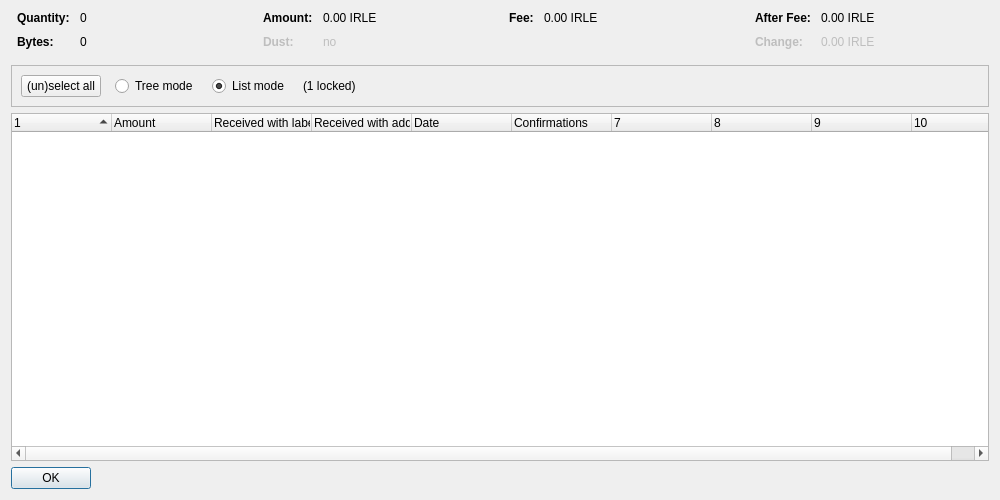
<?xml version="1.0" encoding="UTF-8"?>
<ui version="4.0">
 <class>CoinControlDialog</class>
 <widget class="QDialog" name="CoinControlDialog">
  <property name="geometry">
   <rect>
    <x>0</x>
    <y>0</y>
    <width>1000</width>
    <height>500</height>
   </rect>
  </property>
  <property name="windowTitle">
   <string>Coin Selection</string>
  </property>
  <layout class="QVBoxLayout" name="verticalLayout">
   <item>
    <layout class="QHBoxLayout" name="horizontalLayoutTop" stretch="0,0,0,0">
     <property name="topMargin">
      <number>0</number>
     </property>
     <property name="bottomMargin">
      <number>10</number>
     </property>
     <item>
      <layout class="QFormLayout" name="formLayoutCoinControl1">
       <property name="horizontalSpacing">
        <number>10</number>
       </property>
       <property name="verticalSpacing">
        <number>10</number>
       </property>
       <property name="leftMargin">
        <number>6</number>
       </property>
       <property name="rightMargin">
        <number>6</number>
       </property>
       <item row="0" column="0">
        <widget class="QLabel" name="labelCoinControlQuantityText">
         <property name="font">
          <font>
           <weight>75</weight>
           <bold>true</bold>
          </font>
         </property>
         <property name="text">
          <string>Quantity:</string>
         </property>
        </widget>
       </item>
       <item row="0" column="1">
        <widget class="QLabel" name="labelCoinControlQuantity">
         <property name="cursor">
          <cursorShape>IBeamCursor</cursorShape>
         </property>
         <property name="contextMenuPolicy">
          <enum>Qt::ActionsContextMenu</enum>
         </property>
         <property name="text">
          <string notr="true">0</string>
         </property>
         <property name="textInteractionFlags">
          <set>Qt::LinksAccessibleByMouse|Qt::TextSelectableByKeyboard|Qt::TextSelectableByMouse</set>
         </property>
        </widget>
       </item>
       <item row="1" column="0">
        <widget class="QLabel" name="labelCoinControlBytesText">
         <property name="font">
          <font>
           <weight>75</weight>
           <bold>true</bold>
          </font>
         </property>
         <property name="text">
          <string>Bytes:</string>
         </property>
        </widget>
       </item>
       <item row="1" column="1">
        <widget class="QLabel" name="labelCoinControlBytes">
         <property name="cursor">
          <cursorShape>IBeamCursor</cursorShape>
         </property>
         <property name="contextMenuPolicy">
          <enum>Qt::ActionsContextMenu</enum>
         </property>
         <property name="text">
          <string notr="true">0</string>
         </property>
         <property name="textInteractionFlags">
          <set>Qt::LinksAccessibleByMouse|Qt::TextSelectableByKeyboard|Qt::TextSelectableByMouse</set>
         </property>
        </widget>
       </item>
      </layout>
     </item>
     <item>
      <layout class="QFormLayout" name="formLayoutCoinControl2">
       <property name="horizontalSpacing">
        <number>10</number>
       </property>
       <property name="verticalSpacing">
        <number>10</number>
       </property>
       <property name="leftMargin">
        <number>6</number>
       </property>
       <property name="rightMargin">
        <number>6</number>
       </property>
       <item row="0" column="0">
        <widget class="QLabel" name="labelCoinControlAmountText">
         <property name="font">
          <font>
           <weight>75</weight>
           <bold>true</bold>
          </font>
         </property>
         <property name="text">
          <string>Amount:</string>
         </property>
        </widget>
       </item>
       <item row="0" column="1">
        <widget class="QLabel" name="labelCoinControlAmount">
         <property name="cursor">
          <cursorShape>IBeamCursor</cursorShape>
         </property>
         <property name="contextMenuPolicy">
          <enum>Qt::ActionsContextMenu</enum>
         </property>
         <property name="text">
          <string notr="true">0.00 IRLE</string>
         </property>
         <property name="textInteractionFlags">
          <set>Qt::LinksAccessibleByMouse|Qt::TextSelectableByKeyboard|Qt::TextSelectableByMouse</set>
         </property>
        </widget>
       </item>
       <item row="1" column="0">
        <widget class="QLabel" name="labelCoinControlLowOutputText">
         <property name="enabled">
          <bool>false</bool>
         </property>
         <property name="font">
          <font>
           <weight>75</weight>
           <bold>true</bold>
          </font>
         </property>
         <property name="text">
          <string>Dust:</string>
         </property>
        </widget>
       </item>
       <item row="1" column="1">
        <widget class="QLabel" name="labelCoinControlLowOutput">
         <property name="enabled">
          <bool>false</bool>
         </property>
         <property name="cursor">
          <cursorShape>IBeamCursor</cursorShape>
         </property>
         <property name="contextMenuPolicy">
          <enum>Qt::ActionsContextMenu</enum>
         </property>
         <property name="text">
          <string notr="true">no</string>
         </property>
         <property name="textInteractionFlags">
          <set>Qt::LinksAccessibleByMouse|Qt::TextSelectableByKeyboard|Qt::TextSelectableByMouse</set>
         </property>
        </widget>
       </item>
      </layout>
     </item>
     <item>
      <layout class="QFormLayout" name="formLayoutCoinControl3">
       <property name="horizontalSpacing">
        <number>10</number>
       </property>
       <property name="verticalSpacing">
        <number>10</number>
       </property>
       <property name="leftMargin">
        <number>6</number>
       </property>
       <property name="rightMargin">
        <number>6</number>
       </property>
       <item row="0" column="0">
        <widget class="QLabel" name="labelCoinControlFeeText">
         <property name="font">
          <font>
           <weight>75</weight>
           <bold>true</bold>
          </font>
         </property>
         <property name="text">
          <string>Fee:</string>
         </property>
        </widget>
       </item>
       <item row="0" column="1">
        <widget class="QLabel" name="labelCoinControlFee">
         <property name="cursor">
          <cursorShape>IBeamCursor</cursorShape>
         </property>
         <property name="contextMenuPolicy">
          <enum>Qt::ActionsContextMenu</enum>
         </property>
         <property name="text">
          <string notr="true">0.00 IRLE</string>
         </property>
         <property name="textInteractionFlags">
          <set>Qt::LinksAccessibleByMouse|Qt::TextSelectableByKeyboard|Qt::TextSelectableByMouse</set>
         </property>
        </widget>
       </item>
      </layout>
     </item>
     <item>
      <layout class="QFormLayout" name="formLayoutCoinControl4">
       <property name="horizontalSpacing">
        <number>10</number>
       </property>
       <property name="verticalSpacing">
        <number>10</number>
       </property>
       <property name="leftMargin">
        <number>6</number>
       </property>
       <property name="rightMargin">
        <number>6</number>
       </property>
       <item row="0" column="0">
        <widget class="QLabel" name="labelCoinControlAfterFeeText">
         <property name="font">
          <font>
           <weight>75</weight>
           <bold>true</bold>
          </font>
         </property>
         <property name="text">
          <string>After Fee:</string>
         </property>
        </widget>
       </item>
       <item row="0" column="1">
        <widget class="QLabel" name="labelCoinControlAfterFee">
         <property name="cursor">
          <cursorShape>IBeamCursor</cursorShape>
         </property>
         <property name="contextMenuPolicy">
          <enum>Qt::ActionsContextMenu</enum>
         </property>
         <property name="text">
          <string notr="true">0.00 IRLE</string>
         </property>
         <property name="textInteractionFlags">
          <set>Qt::LinksAccessibleByMouse|Qt::TextSelectableByKeyboard|Qt::TextSelectableByMouse</set>
         </property>
        </widget>
       </item>
       <item row="1" column="0">
        <widget class="QLabel" name="labelCoinControlChangeText">
         <property name="enabled">
          <bool>false</bool>
         </property>
         <property name="font">
          <font>
           <weight>75</weight>
           <bold>true</bold>
          </font>
         </property>
         <property name="text">
          <string>Change:</string>
         </property>
        </widget>
       </item>
       <item row="1" column="1">
        <widget class="QLabel" name="labelCoinControlChange">
         <property name="enabled">
          <bool>false</bool>
         </property>
         <property name="cursor">
          <cursorShape>IBeamCursor</cursorShape>
         </property>
         <property name="contextMenuPolicy">
          <enum>Qt::ActionsContextMenu</enum>
         </property>
         <property name="text">
          <string notr="true">0.00 IRLE</string>
         </property>
         <property name="textInteractionFlags">
          <set>Qt::LinksAccessibleByMouse|Qt::TextSelectableByKeyboard|Qt::TextSelectableByMouse</set>
         </property>
        </widget>
       </item>
      </layout>
     </item>
    </layout>
   </item>
   <item>
    <widget class="QFrame" name="frame">
     <property name="minimumSize">
      <size>
       <width>0</width>
       <height>40</height>
      </size>
     </property>
     <property name="frameShape">
      <enum>QFrame::StyledPanel</enum>
     </property>
     <property name="frameShadow">
      <enum>QFrame::Sunken</enum>
     </property>
     <layout class="QHBoxLayout" name="horizontalLayout">
      <item>
       <layout class="QHBoxLayout" name="horizontalLayoutPanel" stretch="0,0,0,0,0">
        <property name="spacing">
         <number>14</number>
        </property>
        <item>
         <widget class="QPushButton" name="pushButtonSelectAll">
          <property name="sizePolicy">
           <sizepolicy hsizetype="Maximum" vsizetype="Fixed">
            <horstretch>0</horstretch>
            <verstretch>0</verstretch>
           </sizepolicy>
          </property>
          <property name="text">
           <string>(un)select all</string>
          </property>
          <property name="autoDefault">
           <bool>false</bool>
          </property>
         </widget>
        </item>
        <item>
         <widget class="QRadioButton" name="radioTreeMode">
          <property name="sizePolicy">
           <sizepolicy hsizetype="Maximum" vsizetype="Fixed">
            <horstretch>0</horstretch>
            <verstretch>0</verstretch>
           </sizepolicy>
          </property>
          <property name="text">
           <string>Tree mode</string>
          </property>
         </widget>
        </item>
        <item>
         <widget class="QRadioButton" name="radioListMode">
          <property name="sizePolicy">
           <sizepolicy hsizetype="Maximum" vsizetype="Fixed">
            <horstretch>0</horstretch>
            <verstretch>0</verstretch>
           </sizepolicy>
          </property>
          <property name="text">
           <string>List mode</string>
          </property>
          <property name="checked">
           <bool>true</bool>
          </property>
         </widget>
        </item>
        <item>
         <widget class="QLabel" name="labelLocked">
          <property name="text">
           <string notr="true">(1 locked)</string>
          </property>
         </widget>
        </item>
        <item>
         <spacer name="horizontalSpacer">
          <property name="orientation">
           <enum>Qt::Horizontal</enum>
          </property>
          <property name="sizeHint" stdset="0">
           <size>
            <width>40</width>
            <height>20</height>
           </size>
          </property>
         </spacer>
        </item>
       </layout>
      </item>
     </layout>
    </widget>
   </item>
   <item>
    <widget class="CoinControlTreeWidget" name="treeWidget">
     <property name="contextMenuPolicy">
      <enum>Qt::CustomContextMenu</enum>
     </property>
     <property name="sortingEnabled">
      <bool>false</bool>
     </property>
     <property name="columnCount">
      <number>10</number>
     </property>
     <attribute name="headerShowSortIndicator" stdset="0">
      <bool>true</bool>
     </attribute>
     <attribute name="headerStretchLastSection">
      <bool>false</bool>
     </attribute>
     <column>
      <property name="text">
       <string/>
      </property>
     </column>
     <column>
      <property name="text">
       <string>Amount</string>
      </property>
     </column>
     <column>
      <property name="text">
       <string>Received with label</string>
      </property>
     </column>
     <column>
      <property name="text">
       <string>Received with address</string>
      </property>
     </column>
     <column>
      <property name="text">
       <string>Date</string>
      </property>
     </column>
     <column>
      <property name="text">
       <string>Confirmations</string>
      </property>
      <property name="toolTip">
       <string>Confirmed</string>
      </property>
     </column>
     <column>
      <property name="text">
       <string/>
      </property>
     </column>
     <column>
      <property name="text">
       <string/>
      </property>
     </column>
     <column>
      <property name="text">
       <string/>
      </property>
     </column>
     <column>
      <property name="text">
       <string/>
      </property>
     </column>
    </widget>
   </item>
   <item>
    <widget class="QDialogButtonBox" name="buttonBox">
     <property name="sizePolicy">
      <sizepolicy hsizetype="Maximum" vsizetype="Fixed">
       <horstretch>0</horstretch>
       <verstretch>0</verstretch>
      </sizepolicy>
     </property>
     <property name="orientation">
      <enum>Qt::Horizontal</enum>
     </property>
     <property name="standardButtons">
      <set>QDialogButtonBox::Ok</set>
     </property>
    </widget>
   </item>
  </layout>
 </widget>
 <customwidgets>
  <customwidget>
   <class>CoinControlTreeWidget</class>
   <extends>QTreeWidget</extends>
   <header>coincontroltreewidget.h</header>
  </customwidget>
 </customwidgets>
 <resources/>
 <connections/>
</ui>
